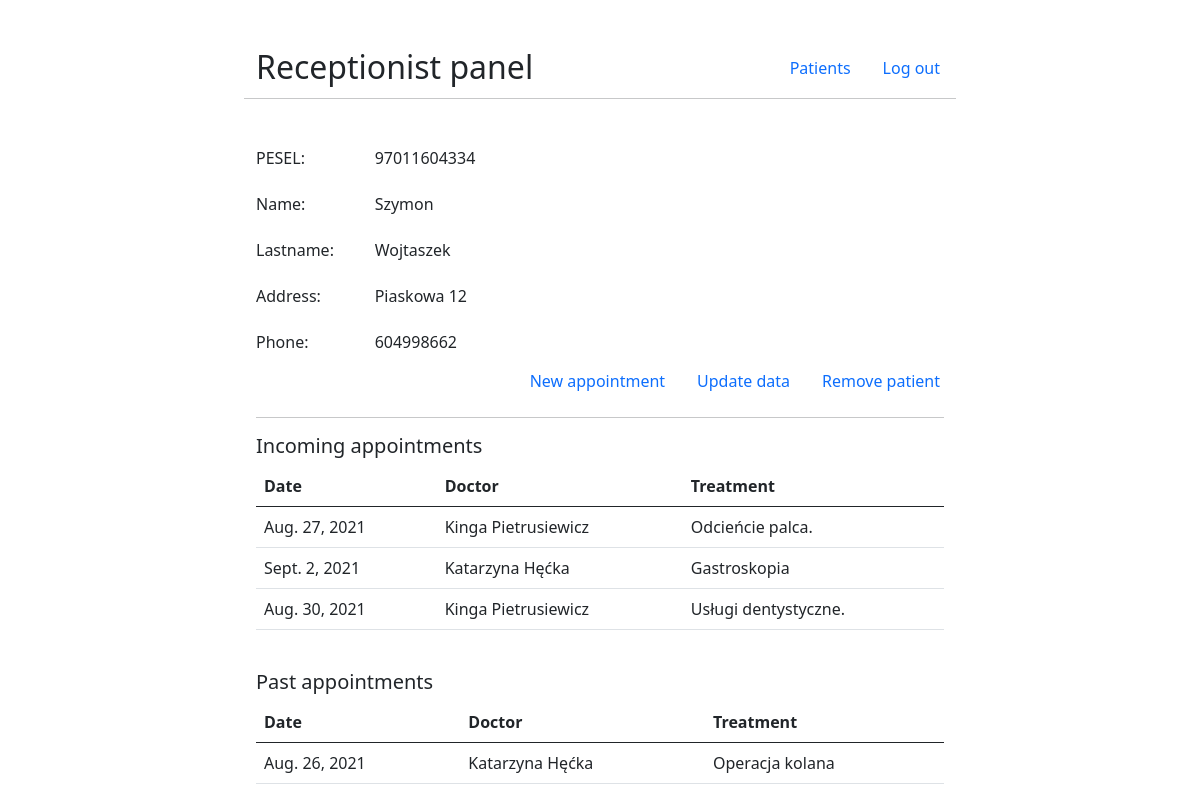
The page /clinic/patient/97011604334 (signed in) on the database its author committed.
### clinic/models.py (models this page shows, shortened)
class Patient(models.Model):
    pesel = models.CharField(max_length = 11, primary_key=True)
    name = models.CharField(max_length = 64)
    last_name = models.CharField(max_length = 64)
    adress = models.CharField(max_length = 100)
    phone_number = models.CharField(max_length = 64)

class Appointment(models.Model):
    POSSIBLE_TIMES = [
        ('8', '8.00'),
        ('83', '8.30'),
        ('9', '9.00'),
        ('93', '9.30'),
        ('10', '10.00'),
        ('1030', '10.30'),
        ('11', '11.00'),
        ('113', '11.30'),
        ('12', '12.00'),
        ('123', '12.30'),
        ('13', '13.00'),
        ('133', '13.30')
    ]
    patient = models.ForeignKey(Patient, on_delete = models.CASCADE)
    doctor = models.ForeignKey(Employee, on_delete = models.CASCADE)
    date = models.DateField()
    time = models.TextField(choices= POSSIBLE_TIMES)
    treatment = models.ForeignKey(Treatment, on_delete = models.CASCADE)
    results = models.TextField(max_length=500, blank=True)

class Employee(models.Model):
    class Position(models.TextChoices):
        DOCTOR = 'doctor'
        RECEPTIONIST = 'receptionist'
    user = models.OneToOneField(User, on_delete=models.CASCADE, primary_key=True)
    privilege = models.CharField(max_length = 50, choices = Position.choices)
    name = models.CharField(max_length = 64)
    last_name = models.CharField(max_length = 64)
    adress = models.CharField(max_length = 100, blank = True)
    phone_number = models.CharField(max_length = 64, blank = True)
    salary = models.IntegerField(default = 0, blank = True)
    def __str__(self):
        return f'{self.name} {self.last_name}'

class Treatment(models.Model):
    name = models.CharField(max_length = 100, primary_key=True)
    informations = models.CharField(max_length = 200)
    price = models.IntegerField(default=0)
    refundable = models.BooleanField()
    def __str__(self):
        return f'{self.name}'

### clinic/views.py (the view)
# urls.py: path('patient/<pesel>', views.receptionist_patient, name='patient'),
def receptionist_patient(request, pesel):
    if not request.user.is_authenticated or \
        not Employee.objects.get(user = request.user).privilege == Employee.Position.RECEPTIONIST:
        return HttpResponseNotFound(not_found_html)
    patient = Patient.objects.get(pesel = pesel)
    form = PatientReadOnlyForm(initial={'pesel':pesel, 'name':patient.name,
                                'lastname':patient.last_name, 'address': patient.adress,
                                'phone_number':patient.phone_number})
    incoming_appointments = list(Appointment.objects.all().filter(results = '')
        .filter(patient = patient))
    past_appointments = list(Appointment.objects.all().exclude(results = '')
        .filter(patient = patient))
    return render(request, 'clinic/receptionist_patient.html', {'form':form, 'pesel':pesel,
        'incoming_appointments':incoming_appointments, 'past_appointments':past_appointments})

### clinic/forms.py
class PatientReadOnlyForm(forms.Form):
    pesel = forms.CharField(max_length = 11, widget=forms.TextInput(
        attrs={'readonly':'True', 'class':'form-control-plaintext'}
    ))
    name = forms.CharField(max_length = 64, widget=forms.TextInput(
        attrs={'readonly':'True', 'class':'form-control-plaintext'}
    ))
    lastname = forms.CharField(max_length = 64, widget=forms.TextInput(
        attrs={'readonly':'True', 'class':'form-control-plaintext'}
    ))
    address = forms.CharField(max_length = 100, widget=forms.TextInput(
        attrs={'readonly':'True', 'class':'form-control-plaintext'}
    ))
    phone_number = forms.CharField(max_length = 64, widget=forms.TextInput(
        attrs={'readonly':'True', 'class':'form-control-plaintext'}
    ))

### clinic/templates/clinic/receptionist_patient.html (shortened to what this page needs)
<!DOCTYPE html>
<html>
    <head>
        <link href="https://cdn.jsdelivr.net/npm/bootstrap@5.0.0-beta3/dist/css/bootstrap.min.css" rel="stylesheet">
    </head>
    <body>
        <div class="container-md">
        <div class="row justify-content-center">
        <div class="col-8">
        <div class="container">
        <div class="row mt-5">
            <div class="col-6">
                <h2 class="">Receptionist panel</h2>
            </div>
            <div class="col-6 me-0 pe-0">
                <ul class="nav justify-content-end me-0">
                    <li class="nav-item">
                    <a class="nav-link" href="{% url 'clinic:receptionist' %}">Patients</a>
                    </li>
                    <li class="nav-item">
                    <a class="nav-link" href="{% url 'clinic:logout' %}">Log out</a>
                    </li>
                </ul>
            </div>
        </div>
        <div class="row mt-1">
            <hr>
        </div>
        <div class="row mt-4">
            <label for="{{form.pesel.id_for_label}}" class="col-2 col-form-label">PESEL:</label>
            <div class="col-10">
                {{ form.pesel }}
            </div>
        </div>
        <div class="row mt-2">
            <label for="{{form.name.id_for_label}}" class="col-2 col-form-label">Name:</label>
            <div class="col-10">
                {{ form.name }}
            </div>
        </div>
        <div class="row mt-2">
            <label for="{{form.lastname.id_for_label}}" class="col-2 col-form-label">Lastname:</label>
            <div class="col-10">
                {{ form.lastname }}
            </div>
        </div>
        <div class="row mt-2">
            <label for="{{form.address.id_for_label}}" class="col-2 col-form-label">Address:</label>
            <div class="col-10">
                {{ form.address }}
            </div>
        </div>
        <div class="row mt-2">
            <label for="{{form.phone_number.id_for_label}}" class="col-2 col-form-label">Phone:</label>
            <div class="col-10">
                {{ form.phone_number}}
            </div>
        </div>
        <div class="row">
            <ul class="nav justify-content-end me-0 pe-0">
            <li class="nav-item">
                <a class="nav-link" href="{% url 'clinic:new_appointment' pesel %}">New appointment</a>
            </li>
            <li class="nav-item">
                <a class="nav-link"  href="{% url 'clinic:patient_update' pesel %}">Update data</a>
            </li>
            <li class="nav-item">
                <a class="nav-link" href="{% url 'clinic:patient_remove' pesel %}">Remove patient</a>
            </li>
            </ul>
        </div>
        <hr>
        <div class="row mt-2">
        <div id="incoming" class="">
            <h5>Incoming appointments</h5>
            <table class="table table-hover">
            <thead>
            <tr>
                <th scope="col">Date</th>
                <th scope="col">Doctor</th>
                <th scope="col">Treatment</th>
            </tr>
            </thead>
            <tbody>
            {% for appointment in incoming_appointments %}
            <tr class='clickable-row' data-href="{% url 'clinic:receptionist_appointment_details' appointment.id %}">
                <td>{{ appointment.date }}</td>
                <td>{{ appointment.doctor }}</td>
                <td>{{ appointment.treatment }}</td>
            </tr>
            {% endfor %}
            </tbody>
            </table>
        </div>
        </div>
        <div class="row mt-4">
        <div id="past" class="">
            <h5>Past appointments</h5>
            <table class="table table-hover">
            <thead>
            <tr>
                <th scope="col-4">Date</th>
                <th scope="col-4">Doctor</th>
                <th scope="col-4">Treatment</th>
            </tr>
            </thead>
            <tbody>
            {% for appointment in  past_appointments %}
            <tr class='clickable-row' data-href="{% url 'clinic:receptionist_appointment_details' appointment.id %}">
                <td>{{ appointment.date }}</td>
                <td>{{ appointment.doctor }}</td>
                <td>{{ appointment.treatment }}</td>
            </tr>
            {% endfor %}
            </tbody>
            </table>
        </div>
        </div>
        </div>
        </div>
        </div>
        </div>
    </body>
</html>

### clinic/templates/clinic/receptionist_patient.html (style rules this page uses)
[data-href] { cursor: pointer; }

### rows shown on the page
Patient: pesel "97011604334", name "Szymon", phone_number "604998662"
Appointment: date "Aug. 27, 2021", doctor "Kinga Pietrusiewicz", treatment "Odcieńcie palca."
Appointment: date "Sept. 2, 2021", doctor "Katarzyna Hęćka", treatment "Gastroskopia"
Appointment: date "Aug. 30, 2021", doctor "Kinga Pietrusiewicz", treatment "Usługi dentystyczne."
Appointment: date "Aug. 26, 2021", doctor "Katarzyna Hęćka", treatment "Operacja kolana"
